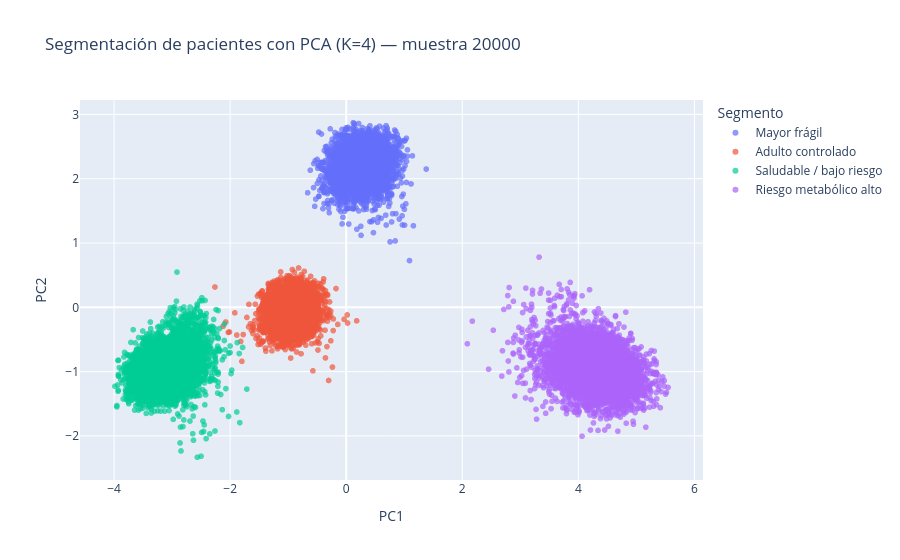

The notebook cell this image was saved under:
### Markdown cell above
## 24. Visualización de los clusters con PCA

Con muchos puntos encimados un scatter se ve saturado, así que graficamos una **muestra aleatoria** con marcadores pequeños. Esto no cambia los datos, solo deja verlos mejor.

### Code cell
muestra = df.sample(n=20000, random_state=RANDOM_STATE)
fig_pca = px.scatter(
    muestra, x="PC1", y="PC2",
    color="segmento",
    title=f"Segmentación de pacientes con PCA (K={K_FINAL}) — muestra 20000",
    labels={"segmento": "Segmento"},
    opacity=0.7
)
fig_pca.update_traces(marker=dict(size=6))
fig_pca.show()

### Figure 1 — Plotly figure (JSON) as saved in the notebook; plotly's stock layout.template omitted (floating-point values rounded to 4 significant figures; data arrays with more than 128 entries replaced by an {"elided": "..."} marker saying what was removed)
{"data": [{"hovertemplate": "Segmento=Mayor frágil<br>PC1=%{x}<br>PC2=%{y}<extra></extra>", "legendgroup": "Mayor frágil", "marker": {"color": "#636efa", "opacity": 0.7, "size": 6, "symbol": "circle"}, "mode": "markers", "name": "Mayor frágil", "showlegend": true, "type": "scattergl", "x": {"elided": "4556 float values"}, "xaxis": "x", "y": {"elided": "4556 float values"}, "yaxis": "y"}, {"hovertemplate": "Segmento=Adulto controlado<br>PC1=%{x}<br>PC2=%{y}<extra></extra>", "legendgroup": "Adulto controlado", "marker": {"color": "#EF553B", "opacity": 0.7, "size": 6, "symbol": "circle"}, "mode": "markers", "name": "Adulto controlado", "showlegend": true, "type": "scattergl", "x": {"elided": "5007 float values"}, "xaxis": "x", "y": {"elided": "5007 float values"}, "yaxis": "y"}, {"hovertemplate": "Segmento=Saludable / bajo riesgo<br>PC1=%{x}<br>PC2=%{y}<extra></extra>", "legendgroup": "Saludable / bajo riesgo", "marker": {"color": "#00cc96", "opacity": 0.7, "size": 6, "symbol": "circle"}, "mode": "markers", "name": "Saludable / bajo riesgo", "showlegend": true, "type": "scattergl", "x": {"elided": "5541 float values"}, "xaxis": "x", "y": {"elided": "5541 float values"}, "yaxis": "y"}, {"hovertemplate": "Segmento=Riesgo metabólico alto<br>PC1=%{x}<br>PC2=%{y}<extra></extra>", "legendgroup": "Riesgo metabólico alto", "marker": {"color": "#ab63fa", "opacity": 0.7, "size": 6, "symbol": "circle"}, "mode": "markers", "name": "Riesgo metabólico alto", "showlegend": true, "type": "scattergl", "x": {"elided": "4896 float values"}, "xaxis": "x", "y": {"elided": "4896 float values"}, "yaxis": "y"}], "layout": {"legend": {"title": {"text": "Segmento"}, "tracegroupgap": 0}, "title": {"text": "Segmentación de pacientes con PCA (K=4) — muestra 20000"}, "xaxis": {"anchor": "y", "domain": [0, 1], "title": {"text": "PC1"}}, "yaxis": {"anchor": "x", "domain": [0, 1], "title": {"text": "PC2"}}}}
